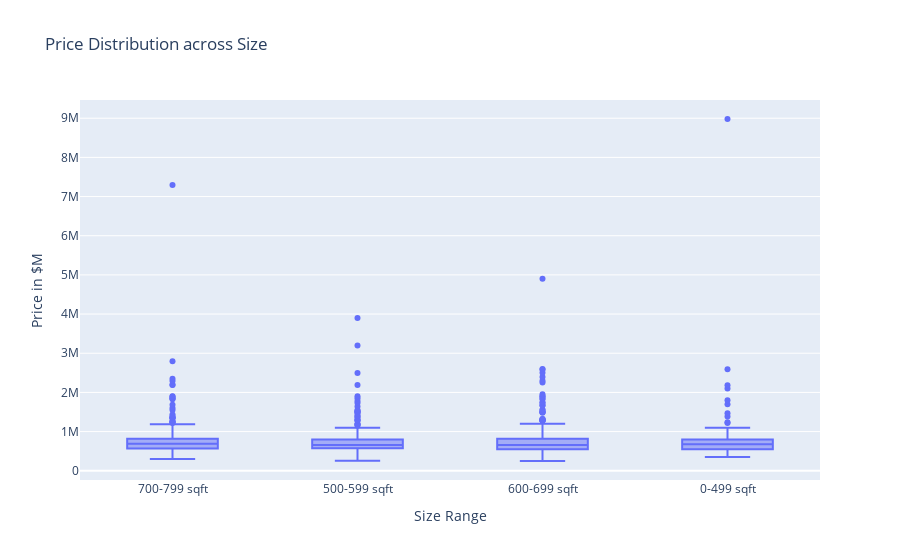

This figure's notebook cell:
### Code cell
data = go.Box(
    x=condos_by_size['Size_range'],
    y=condos_subset['Prices'],
   
) 

layout = go.Layout(title='Price Distribution across Size',
                  yaxis_title="Price in $M",
                  xaxis_title = 'Size Range')

fig = go.Figure(data=data, layout=layout)

py.iplot(fig)

### Figure 1 — Plotly figure (JSON) as saved in the notebook; plotly's stock layout.template omitted (floating-point values rounded to 4 significant figures; data arrays with more than 128 entries replaced by an {"elided": "..."} marker saying what was removed)
{"data": [{"type": "box", "x": {"elided": "1036 str values"}, "y": {"elided": "1991 int values"}}], "layout": {"title": {"text": "Price Distribution across Size"}, "xaxis": {"title": {"text": "Size Range"}}, "yaxis": {"title": {"text": "Price in $M"}}}}
